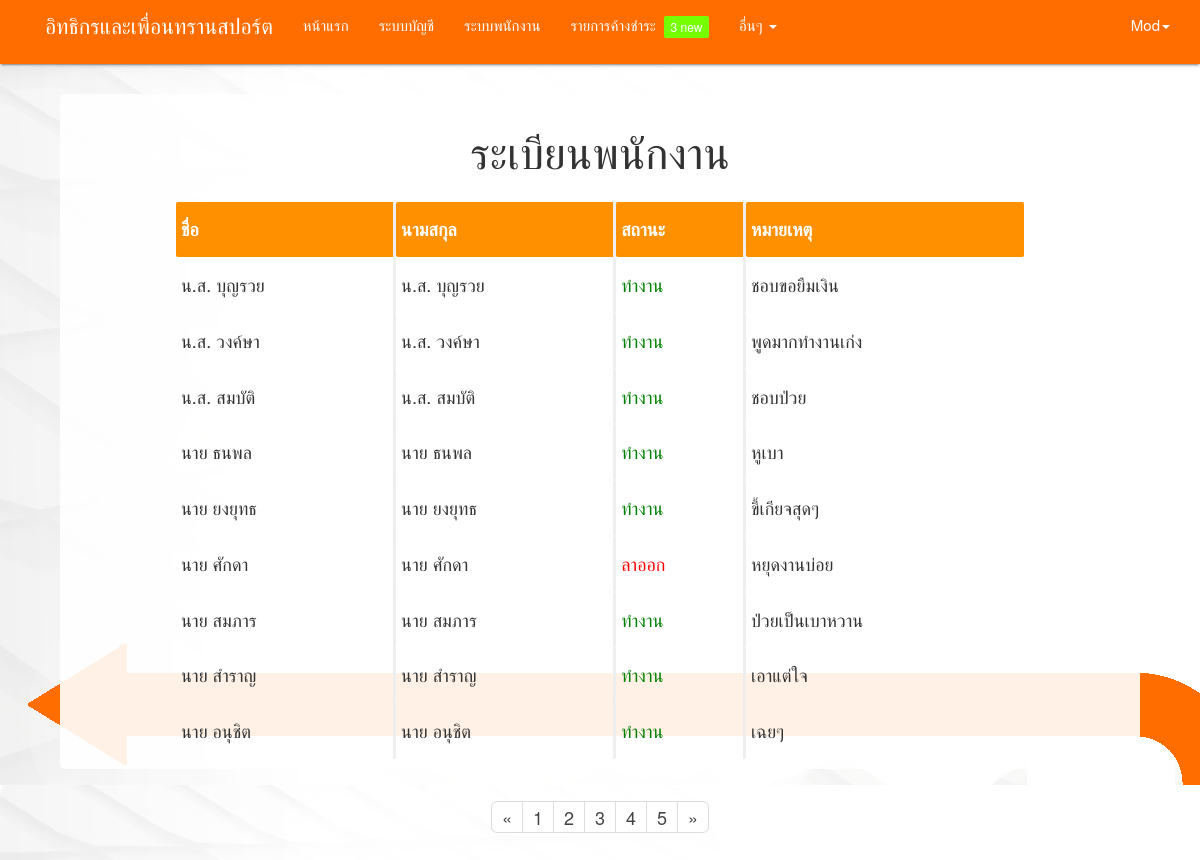
The page /employee/employee-record.php (signed in) on the database its author committed.
### tables this page shows
CREATE TABLE `employee` (
  `personal_id` char(50) NOT NULL,
  `id_emp` char(7) NOT NULL,
  `name_emp` varchar(50) NOT NULL,
  `lastname_emp` varchar(50) DEFAULT NULL,
  `birth_emp` date DEFAULT NULL,
  `address` varchar(150) DEFAULT NULL,
  `type_emp` int(1) NOT NULL,
  `conductor_licence_no` varchar(20) DEFAULT NULL,
  `expire_date` date DEFAULT NULL,
  `tel` varchar(15) DEFAULT NULL,
  `note` varchar(150) DEFAULT NULL,
  `status` int(1) DEFAULT NULL
);

### employee/employee-record.php (the view, shortened to what this page needs)
<!DOCTYPE html>
  <html>
    <head>
    </head>
    <body style="background:url(../direct-inverse.jpg);font-size: 120%;">
    <?php include ('../menu.php'); ?>
    <div style="background-color: rgba(255,255,255,0.9); width: 90%; height:auto; border-radius: 5px; display:block; margin: 30px auto; padding: 10px; min-height: 650px;">
      <h3 style="text-align: center;">ระเบียนพนักงาน</h3>
      <div style="display: block; margin: auto; width: 80%;">
        <table class="highlight" style="padding-top: 10px;width: 100%;border-collapse: inherit;">
          <thead style="color:#FFF">
            <tr>
              <th>ชื่อ</th>
              <th>นามสกุล</th>
              <th>สถานะ</th>
              <th>หมายเหตุ</th>
            </tr>
          </thead>
      <?php
echo fetch_data();
       ?>
  </table>
</div>
</div>
<div class="footer">
<nav aria-label="Page navigation" style="background-color: transparent;box-shadow: none">
<ul class="pagination pagination pagination-lg">
    <li>
      <a href="#" aria-label="Previous">
        <span aria-hidden="true">&laquo;</span>
      </a>
    </li>
    <li><a href="#">1</a></li>
    <li><a href="#">2</a></li>
    <li><a href="#">3</a></li>
    <li><a href="#">4</a></li>
    <li><a href="#">5</a></li>
    <li>
      <a href="#" aria-label="Next">
        <span aria-hidden="true">&raquo;</span>
      </a>
    </li>
  </ul>
</nav>
</div>
    </body>
</html>
<?php
function fetch_data(){
    $servername = "localhost";
    $username = "root";
    $password = "";
    $dbname = "mbus_database";
    $output = '';
    $status ='';
    $connect = mysqli_connect($servername,$username, $password,$dbname);
    $sql_data = "SELECT employee.name_emp , employee.lastname_emp, employee.note , employee.status
                 FROM  employee
                 ORDER BY employee.name_emp
                 ";
    $result_data = mysqli_query($connect, $sql_data);
    while($row = mysqli_fetch_array($result_data)){
      if($row["status"] == 1){
           $status ='<td style = "color:green">'."ทำงาน".'</td>';
      }else if($row["status"] == 0){
           $status ='<td style = "color:red">'."ลาออก".'</td>';
        }
      $output .= '<tr>
                          <td>'.$row["name_emp"].'</td>
                          <td>'.$row["name_emp"].'</td>
                          '.$status.'
                          <td>'.$row["note"].'</td>
                  </tr>';
       }
       return $output;
}
 ?>

### employee/employee-record.php (style rules this page uses)
th:not(:last-child),td:not(:last-child) { border-right:inset; }
.footer { position: absolute; right: 0; bottom: 0; left: 0; padding: 1rem; text-align: center; }
th { border-bottom:inset; background-color: #ff9100 ; }

### rows shown on the page
employee: name_emp "น.ส. บุญรวย", note "ชอบขอยืมเงิน"
employee: name_emp "น.ส. วงค์ษา", note "พูดมากทำงานเก่ง"
employee: name_emp "น.ส. สมบัติ", note "ชอบป่วย"
employee: name_emp "นาย ธนพล", note "หูเบา"
employee: name_emp "นาย ยงยุทธ", note "ขี้เกียจสุดๆ"
employee: name_emp "นาย ศักดา", note "หยุดงานบ่อย"
employee: name_emp "นาย สมภาร", note "ป่วยเป็นเบาหวาน"
employee: name_emp "นาย สำราญ", note "เอาแต่ใจ"
employee: name_emp "นาย อนุชิต", note "เฉยๆ"

### other values the page prints
$_SESSION["username"] "Mod"
